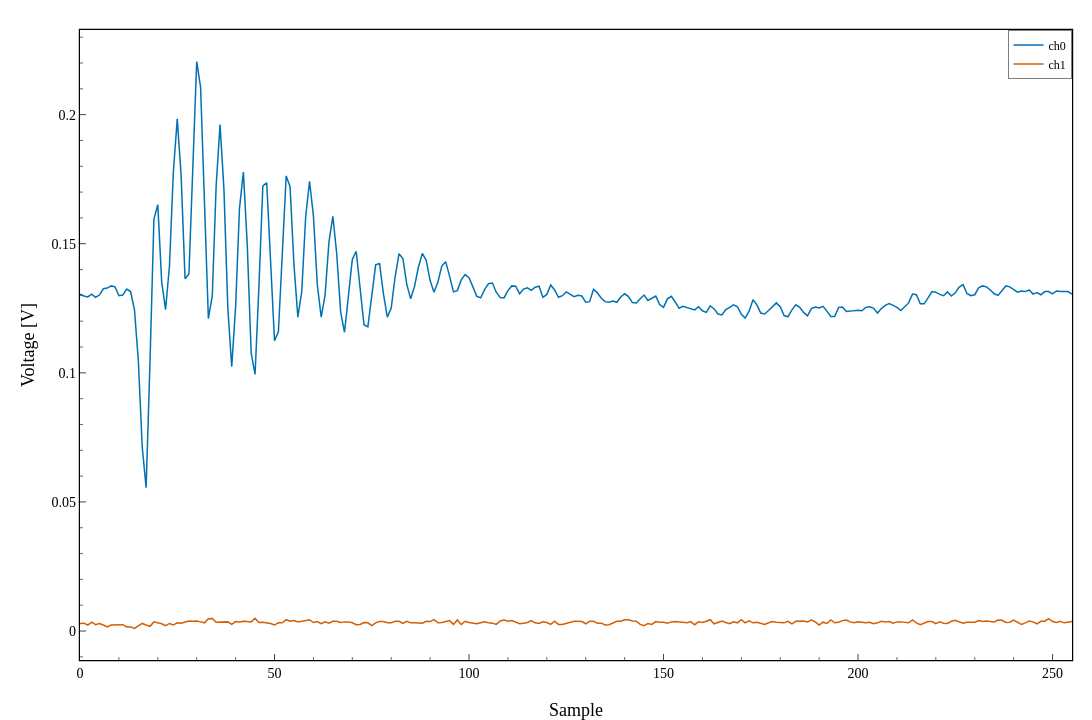

Notebook code for this chart:
### Markdown cell above
## 信号をグラフで表示（動作確認）

`acqADC()` でトリガがちゃんと効いているかを、軽く確かめます。グラフは Plotly でかけるので、マウスを乗せると値が読めたり、ドラッグで拡大したりできます。

- トリガを待たずにすぐ取りたいとき：`rp.RP_TRIG_SRC_NOW`
- トリガを使って取りたいとき：`acq_trig_sour_list[trigger_ch]`

### Code cell
# 1 ショット取り、2 チャンネル分の波形を Plotly で重ねてプロット
# (paper_style: 16:9, Okabe-Ito 配色, 内向き目盛り, 4 辺枠 が自動適用)
w, h = paper_style.figsize()  # 1280 x 720 = 16:9
waveform_arr = daq.acqADC()
fig = go.Figure()
for i, waveform in enumerate(waveform_arr):
    fig.add_trace(go.Scatter(y=waveform, mode='lines', name=f'CH{i+1}'))
fig.update_layout(
    xaxis_title='Sample',
    yaxis_title='Voltage [V]',
    width=w, height=h,
)
paper_style.show(fig)

### Figure 1 — Plotly figure (JSON) as saved in the notebook; plotly's stock layout.template omitted (floating-point values rounded to 4 significant figures; data arrays with more than 128 entries replaced by an {"elided": "..."} marker saying what was removed)
{"data": [{"mode": "lines", "name": "ch0", "type": "scatter", "y": {"elided": "256 float values"}}, {"mode": "lines", "name": "ch1", "type": "scatter", "y": {"elided": "256 float values"}}], "layout": {"height": 720, "width": 1280, "xaxis": {"title": {"text": "Sample"}}, "yaxis": {"title": {"text": "Voltage [V]"}}}}
